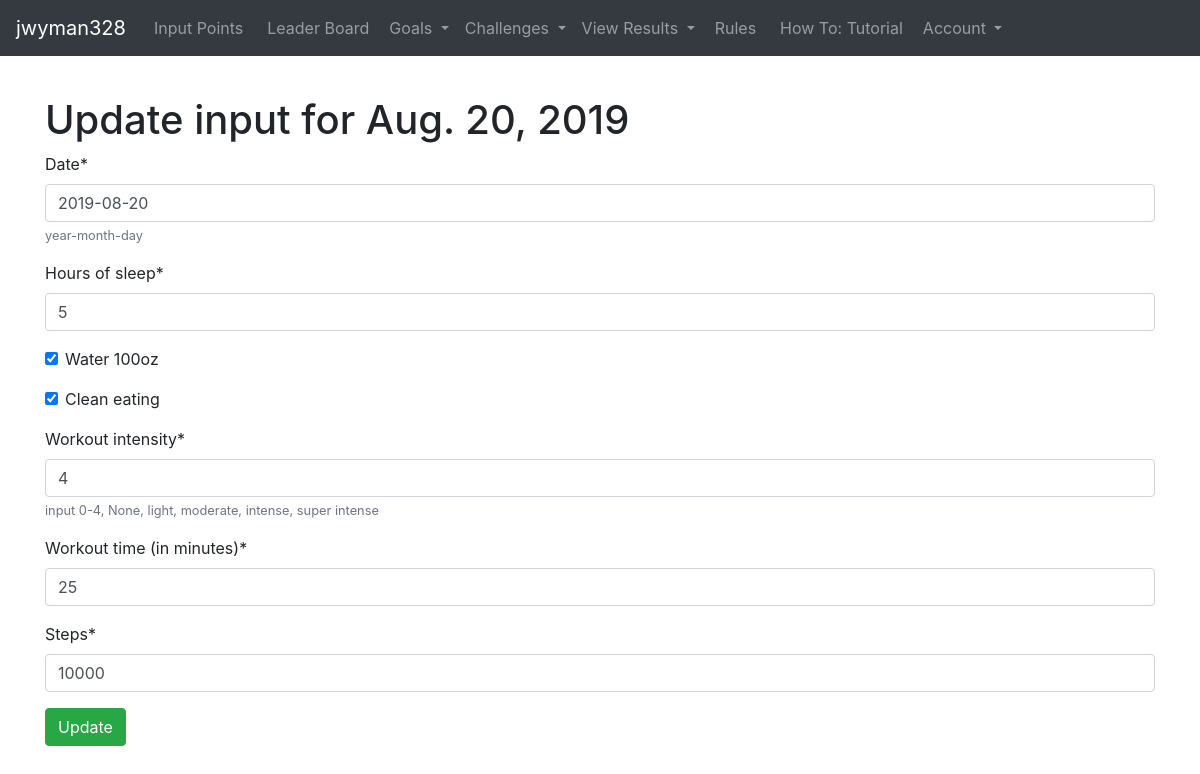
Page /daily_input_update/13/ (signed in) on the committed database.
### users/models.py (models this page shows, shortened)
class My_custom_user(AbstractUser):
    email = models.EmailField()
    total_points = models.PositiveIntegerField(default=0, null=True, blank=True)

### app/models.py (models this page shows, shortened)
class User_point_input_model(models.Model):
    user = models.ForeignKey(
               settings.AUTH_USER_MODEL,
               on_delete=models.CASCADE,
               null=True, blank=True )
    date = models.DateField(
               default=now, editable=True,
               help_text='year-month-day')
    Hours_of_sleep = models.PositiveIntegerField(default=0)
    Water_100oz = models.BooleanField(default=False)
    clean_eating = models.BooleanField(default=False)
    workout_intensity = models.PositiveIntegerField(
            default=0,
            validators=[MaxValueValidator(4),MinValueValidator(0)],
            help_text="""input 0-4, None, light, moderate,
            intense, super intense""")
    workout_amount_of_time = models.PositiveIntegerField(
            default=0, verbose_name='Workout time (in minutes)')
    steps = models.PositiveIntegerField(default = 0)

### app/views.py (the view, shortened to what this page needs)
class Update_health_data_input(LoginRequiredMixin, UpdateView):
    template_name = 'update_daily_data_input.html'
    model = User_point_input_model
    fields = ['date', 'Hours_of_sleep','Water_100oz', 'clean_eating',
              'workout_intensity', 'workout_amount_of_time', 'steps']
    def unanswered_challenge_invitations(self):
        current_user_obj = self.request.user
        all_invitations_status_objects = current_user_obj.invitation_status_set.filter(status='idle')
        if all_invitations_status_objects:
            messages.add_message(self.request, messages.INFO,
                                """Pending Invitation, to accept or reject
                                  go to Challenges -> Pending invitations""")

### templates/update_daily_data_input.html
{% extends 'base.html' %}
{% load crispy_forms_field %}
{% load crispy_forms_tags %}
{% block content %}
<p style="color:white">{{view.unanswered_challenge_invitations}}</p>
<div class = 'container'>
        <h1> Update input for {{object.date}}</h1>
        <div class = 'row'>
            <div class = col>
                    <form method = 'post'> {% csrf_token %}
                            {{form| crispy}}
                           <input class = 'btn btn-success' type='submit' value = 'Update'>
                    </form>
            </div>
        </div>
    </div>
{% endblock %}

### templates/base.html (shortened to what this page needs)
<!doctype html>
<html lang="en">
  <head>
    <link rel="stylesheet" href="https://stackpath.bootstrapcdn.com/bootstrap/4.3.1/css/bootstrap.min.css">
  </head>
  <body>
      <nav class="navbar navbar-expand-md navbar-dark bg-dark">
          <a class="navbar-brand" href="#">{{user.username}}</a>
          <div class="collapse navbar-collapse" id="navbarSupportedContent">
              <ul class="navbar-nav mr-auto">
                  <li class="nav-item ">
                      {% if user.is_authenticated %}
                      <a class="nav-link mx-1" href="{% url 'Health_data_input' %}">Input Points</a>
                      {% else %}
                      <a class="nav-link mx-1" href="{% url 'signup' %}">Signup</a>
                      {% endif %}
                  </li>
                  <li class="nav-item ">
                    <a class="nav-link mx-1" href="{%url 'all_time_leaderboard' %}">Leader Board</a>
                </li>
                  <li class="nav-item dropdown">
                      <a class="nav-link dropdown-toggle" href="#" id="navbarDropdown" role="button" data-toggle="dropdown" aria-haspopup="true" aria-expanded="false">
                        Goals
                      </a>
                  </li>
                  <li class="nav-item dropdown">
                    <a class="nav-link dropdown-toggle" href="#" id="navbarDropdown" role="button" data-toggle="dropdown" aria-haspopup="true" aria-expanded="false">
                      Challenges
                    </a>
                </li>
                  <li class="nav-item dropdown">
                    <a class="nav-link dropdown-toggle" href="#" id="navbarDropdown" role="button" data-toggle="dropdown" aria-haspopup="true" aria-expanded="false">
                      View Results
                    </a>
                </li>
                <li class="nav-item ">
                    <a class="nav-link mx-1" href="{% url 'rules' %}">Rules</a>
                </li>
                <li class="nav-item ">
                    <a class="nav-link mx-1" href="{% url 'how_to' %}"> How To: Tutorial</a>
                </li>
                {% if user.is_authenticated %}
                <li class="nav-item dropdown">
                    <a class="nav-link dropdown-toggle" href="#" id="navbarDropdown" role="button" data-toggle="dropdown" aria-haspopup="true" aria-expanded="false">
                      Account
                    </a>
                </li>
                {% endif %}
              </ul>
          </div>
  </nav>
    {% block content %}
    {% endblock %}
  </body>
</html>

### rows in the picture
My_custom_user: username "jwyman328"
User_point_input_model: date "Aug. 20, 2019", date "2019-08-20", Hours_of_sleep "5", Water_100oz "☑", clean_eating "☑", workout_intensity "4", workout_amount_of_time "25", steps "10000"
